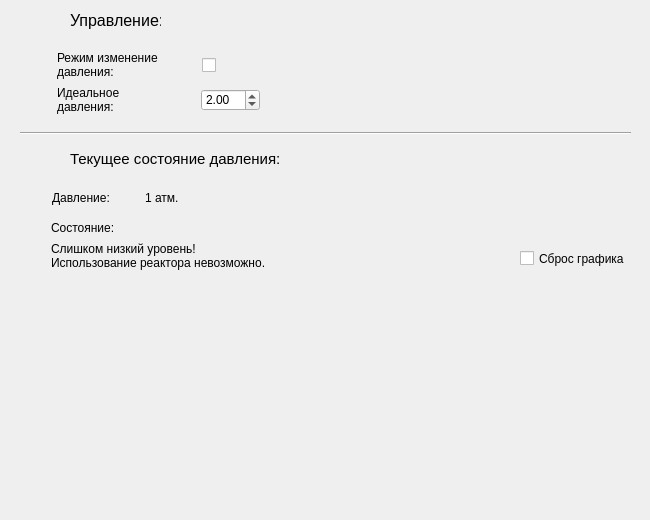
    <widget class="QWidget" name="tab_9">
     <attribute name="title">
      <string>3. Изменение давления</string>
     </attribute>
     <widget class="QLabel" name="label_59">
      <property name="geometry">
       <rect>
        <x>52</x>
        <y>190</y>
        <width>91</width>
        <height>16</height>
       </rect>
      </property>
      <property name="text">
       <string>Давление:</string>
      </property>
     </widget>
     <widget class="QLabel" name="label_58">
      <property name="geometry">
       <rect>
        <x>145</x>
        <y>190</y>
        <width>61</width>
        <height>16</height>
       </rect>
      </property>
      <property name="text">
       <string>1 атм.</string>
      </property>
     </widget>
     <widget class="QDoubleSpinBox" name="doubleSpinBox_2">
      <property name="geometry">
       <rect>
        <x>201</x>
        <y>89</y>
        <width>59</width>
        <height>22</height>
       </rect>
      </property>
      <property name="decimals">
       <number>2</number>
      </property>
      <property name="singleStep">
       <double>0.100000000000000</double>
      </property>
      <property name="value">
       <double>2.000000000000000</double>
      </property>
     </widget>
     <widget class="QLabel" name="label_28">
      <property name="geometry">
       <rect>
        <x>57</x>
        <y>79</y>
        <width>131</width>
        <height>41</height>
       </rect>
      </property>
      <property name="text">
       <string>Идеальное 
давления:</string>
      </property>
     </widget>
     <widget class="QLabel" name="label_27">
      <property name="geometry">
       <rect>
        <x>57</x>
        <y>44</y>
        <width>101</width>
        <height>41</height>
       </rect>
      </property>
      <property name="text">
       <string>Режим изменение 
давления:</string>
      </property>
     </widget>
     <widget class="QLabel" name="label_66">
      <property name="geometry">
       <rect>
        <x>70</x>
        <y>10</y>
        <width>91</width>
        <height>21</height>
       </rect>
      </property>
      <property name="font">
       <font>
        <pointsize>12</pointsize>
       </font>
      </property>
      <property name="text">
       <string>Управление:</string>
      </property>
     </widget>
     <widget class="QLabel" name="label_67">
      <property name="geometry">
       <rect>
        <x>70</x>
        <y>148</y>
        <width>261</width>
        <height>21</height>
       </rect>
      </property>
      <property name="font">
       <font>
        <pointsize>11</pointsize>
       </font>
      </property>
      <property name="text">
       <string>Текущее состояние давления:</string>
      </property>
     </widget>
     <widget class="Line" name="line_3">
      <property name="geometry">
       <rect>
        <x>20</x>
        <y>125</y>
        <width>611</width>
        <height>16</height>
       </rect>
      </property>
      <property name="orientation">
       <enum>Qt::Horizontal</enum>
      </property>
     </widget>
     <widget class="QCheckBox" name="checkBox_7">
      <property name="geometry">
       <rect>
        <x>202</x>
        <y>57</y>
        <width>30</width>
        <height>17</height>
       </rect>
      </property>
      <property name="text">
       <string/>
      </property>
     </widget>
     <widget class="QLabel" name="label_68">
      <property name="geometry">
       <rect>
        <x>310</x>
        <y>220</y>
        <width>51</width>
        <height>51</height>
       </rect>
      </property>
      <property name="text">
       <string/>
      </property>
      <property name="pixmap">
       <pixmap>images/atten_red.png</pixmap>
      </property>
      <property name="scaledContents">
       <bool>true</bool>
      </property>
      <property name="wordWrap">
       <bool>false</bool>
      </property>
     </widget>
     <widget class="QLabel" name="label_69">
      <property name="geometry">
       <rect>
        <x>51</x>
        <y>237</y>
        <width>261</width>
        <height>38</height>
       </rect>
      </property>
      <property name="text">
       <string>Слишком низкий уровень! 
Использование реактора невозможно.</string>
      </property>
     </widget>
     <widget class="QLabel" name="label_70">
      <property name="geometry">
       <rect>
        <x>51</x>
        <y>220</y>
        <width>131</width>
        <height>16</height>
       </rect>
      </property>
      <property name="text">
       <string>Состояние:</string>
      </property>
     </widget>
     <widget class="QLabel" name="label_71">
      <property name="geometry">
       <rect>
        <x>310</x>
        <y>220</y>
        <width>51</width>
        <height>51</height>
       </rect>
      </property>
      <property name="text">
       <string/>
      </property>
      <property name="pixmap">
       <pixmap>images/atten_yel.png</pixmap>
      </property>
      <property name="scaledContents">
       <bool>true</bool>
      </property>
      <property name="wordWrap">
       <bool>false</bool>
      </property>
     </widget>
     <widget class="QWidget" name="plotWidget_3" native="true">
      <property name="geometry">
       <rect>
        <x>27</x>
        <y>260</y>
        <width>591</width>
        <height>251</height>
       </rect>
      </property>
     </widget>
     <widget class="QCheckBox" name="checkBox_9">
      <property name="geometry">
       <rect>
        <x>520</x>
        <y>250</y>
        <width>121</width>
        <height>17</height>
       </rect>
      </property>
      <property name="text">
       <string>Сброс графика</string>
      </property>
     </widget>
     <zorder>plotWidget_3</zorder>
     <zorder>label_59</zorder>
     <zorder>label_58</zorder>
     <zorder>doubleSpinBox_2</zorder>
     <zorder>label_28</zorder>
     <zorder>label_27</zorder>
     <zorder>label_66</zorder>
     <zorder>label_67</zorder>
     <zorder>line_3</zorder>
     <zorder>checkBox_7</zorder>
     <zorder>label_68</zorder>
     <zorder>label_69</zorder>
     <zorder>label_70</zorder>
     <zorder>label_71</zorder>
     <zorder>checkBox_9</zorder>
    </widget>
